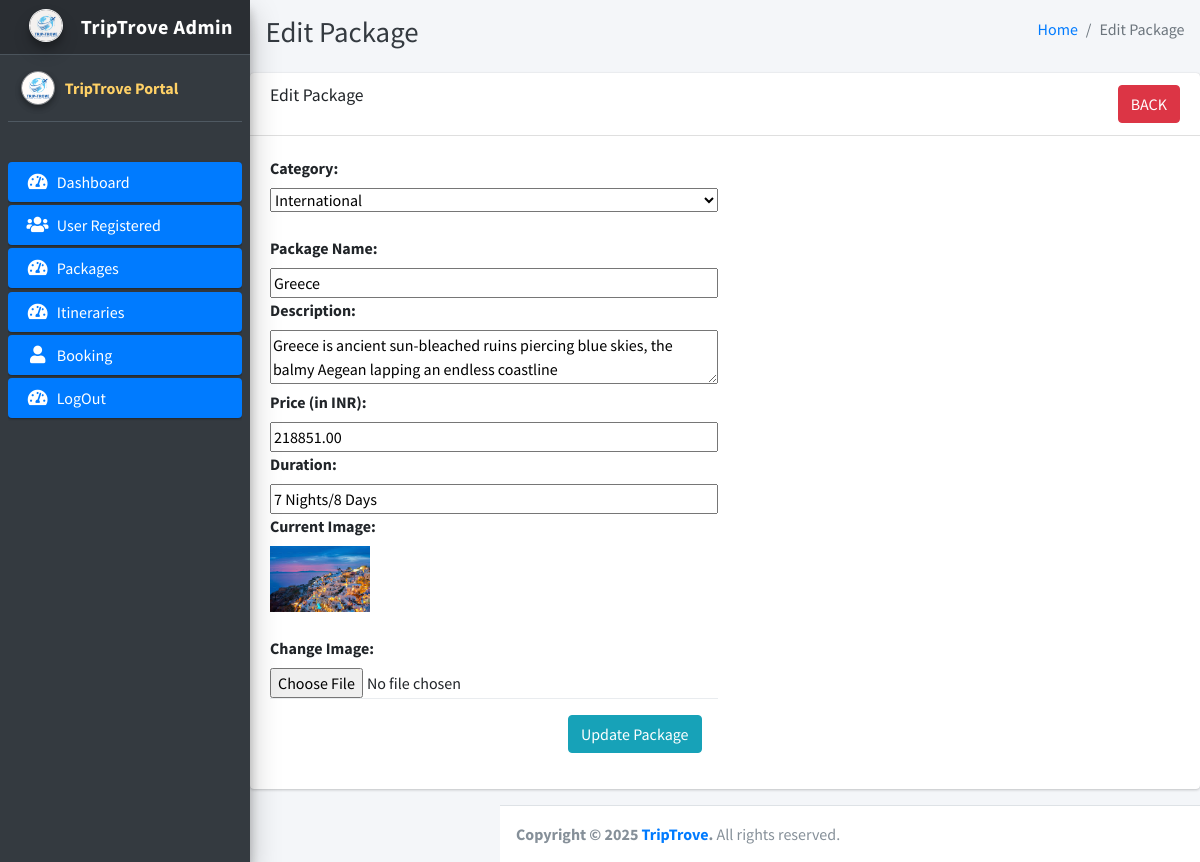
The page /AdminLTE1/admin/packages-edit.php?user_id=7 on the database its author committed.
### tables this page shows
CREATE TABLE `packages` (
  `package_id` int(11) NOT NULL AUTO_INCREMENT,
  `category` varchar(100) DEFAULT NULL,
  `package_name` varchar(255) DEFAULT NULL,
  `description` varchar(1000) DEFAULT NULL,
  `price` decimal(10,2) DEFAULT NULL,
  `duration` varchar(100) DEFAULT NULL,
  `image` varchar(255) DEFAULT NULL,
  `created_at` timestamp NOT NULL DEFAULT current_timestamp(),
  PRIMARY KEY (`package_id`),
  UNIQUE KEY `package_name` (`package_name`)
);

### AdminLTE1/admin/packages-edit.php (the view, shortened to what this page needs)
<?php
    include('includes/header.php');
    include('includes/slidebar.php');
    include('config/dbcon.php');
?>
<div class="content-wrapper">
<div class="content-header">
      <div class="container-fluid">
        <div class="row mb-2">
          <div class="col-sm-6">
            <h1 class="m-0 text-dark">Edit Package</h1>
          </div>
          <div class="col-sm-6">
            <ol class="breadcrumb float-sm-right">
              <li class="breadcrumb-item"><a href="#">Home</a></li>
              <li class="breadcrumb-item active">Edit Package </li>
            </ol>
          </div>
        </div>
      </div>
</div>
<div class="card">
    <div class="card-header">
        <h3 class="card-title">Edit Package</h3>
        <a href="packages.php" class="btn btn-danger float-sm-right">BACK</a>
    </div>
    <div class="card-body">
        <div class="row">
            <div class="col-md-6">
            <form action="code.php" method="POST" enctype="multipart/form-data">
                <div class="model-body">
                    <?php
                    if(isset($_GET['user_id']))
                    {
                        $user_id = $_GET['user_id'];
                        $query = "select * from packages where package_id='$user_id' LIMIT 1 ";
                        $query_run = mysqli_query($conn, $query);
                        if(mysqli_num_rows($query_run) > 0)
                        {
                            foreach($query_run as $row)
                            {
                                ?>
                                    <label for="category">Category:</label><br>
                                    <select name="category" required style="width: 100%;">
                                        <option value="International">International</option>
                                    </select><br><br>
                                    <label>Package Name:</label><br>
                                    <input type="text" name="package_name" value="<?php echo $row['package_name'] ?>" required style="width: 100%;" placeholder="Package Name"><br>
                                    <label>Description:</label><br>
                                    <textarea name="description" style="width: 100%;" required style="width: 100%;" placeholder="Description"><?php echo $row['description'] ?></textarea><br>
                                    <label>Price (in INR):</label><br>
                                    <input type="number" name="price" step="0.01" value="<?php echo $row['price'] ?>" required style="width: 100%;" placeholder="Price"><br>
                                    <label>Duration:</label><br>
                                    <input type="text" name="duration" value="<?php echo $row['duration'] ?>" required style="width: 100%;" placeholder="Duration"><br>
                                    <label>Current Image:</label><br>
                                    <img src="uploads/<?= $row['image'] ?>" width="100"><br><br>
                                    <label>Change Image:</label>
                                    <input type="file" name="image" style="width: 100%;"><br>
                                    <div class="modal-footer">
                                    <button type="submit" name="updatePackage" class="btn btn-info">Update Package</button>
                                    </div>
                                <?php
                            }
                        }
                        else
                        {
                            echo "<h4>No Record Found</h4>";
                        }
                    }
                    ?>
                </div>
            </form>
            </div>
        </div>
    </div>
</div>
<?php include('includes/footer.php'); ?>

### rows shown on the page
packages: package_name "Greece", description "Greece is ancient sun-bleached ruins piercing blue skies, the balmy Aegean lapping an endless coastline", price "218851.00", duration "7 Nights/8 Days", image (picture)
